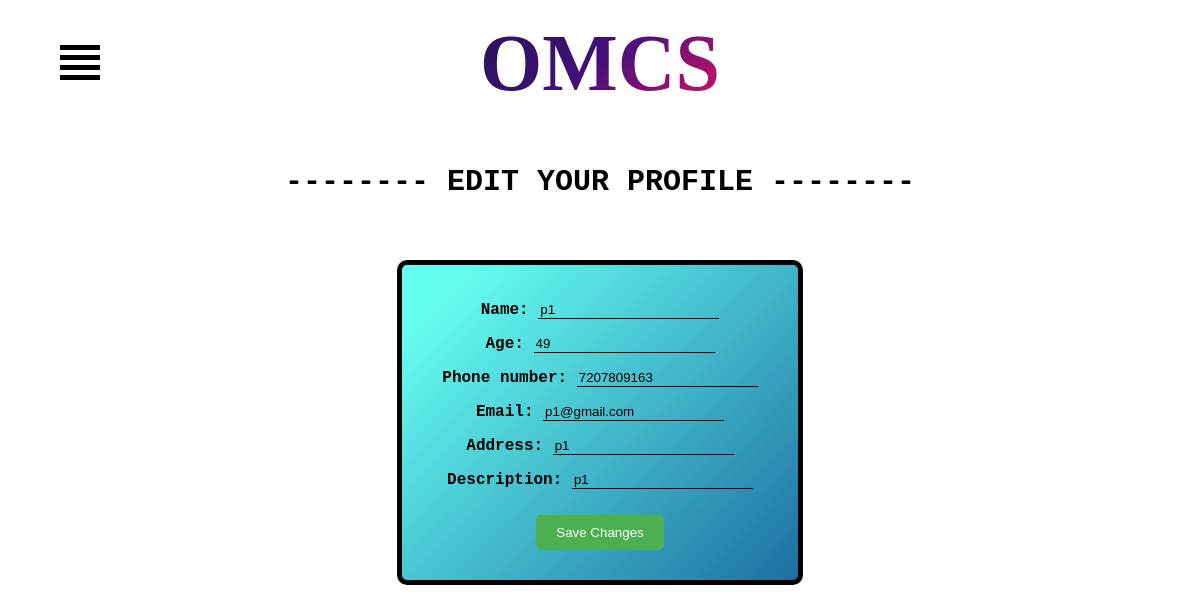
Page /change_patient_info/ (signed in) on the committed database.
### OMCS/models.py (models this page shows, shortened)
class patient(models.Model):
    id = models.AutoField(primary_key=True)
    name = models.CharField(max_length=100,default="")
    age = models.PositiveIntegerField(default=0)
    gender_choices = [
        ('M', 'Male'),
        ('F', 'Female'),
        ('O', 'Other'),
    ]
    gender = models.CharField(max_length=1, choices=gender_choices,default="M")
    phone_number = models.IntegerField(default=0)
    email = models.EmailField(default="")
    password = models.CharField(max_length=100000)  # we will store the hashed password here
    address = models.CharField(max_length=100,default="")
    pincode_regex = RegexValidator(regex=r'[0-9]{6}$', message="Enter a valid Indian pincode.")
    pincode = models.CharField(max_length=6, validators=[pincode_regex])
    description=models.CharField(max_length=100,default="")
    isdelete = models.BooleanField(default=False)

### OMCS/views.py (the view)
# urls.py: path('change_patient_info/',views.change_patient_info, name='change_patient_info'),
def change_patient_info(request):
    my_id = request.session.get('patient_id', 'default_id')
    if type(my_id)==str:
        return redirect('/patientlogin')
    p = patient.objects.get(id=my_id)
    my_patient = {'name':  p.name , 'id':p.id, 'age': p.age , 'phone_number': p.phone_number ,'email': p.email ,'address':p.address ,'description':p.description }
    if request.method == 'POST':
        form = PatientForm(request.POST)
        if form.is_valid():
            patient_id = request.session.get('patient_id', 'default_id')
            my_patient = get_object_or_404(patient, pk=patient_id)
            form = PatientForm(request.POST, instance=my_patient)
            form.save()
            messages.success(request,'Successfully changed your info')
            return redirect("/afterpatientlogin") #('/patient_detail/')
    else:
        my_id = request.session.get('patient_id', 'default_id')
        p = patient.objects.get(id=my_id)
        form = PatientForm(instance=p)
    return render(request, 'change_patient_info.html', {'my_patient': p, 'form': form})

### OMCS/forms.py
class PatientForm(forms.ModelForm):
    class Meta:
        model = patient
        fields = ['name', 'age', 'phone_number', 'email', 'address', 'description']

### OMCS/templates/change_patient_info.html (shortened to what this page needs)
<!DOCTYPE html>
<html lang="en">
<head>
</head>
<body>
  {% extends 'base.html' %}
  {% block content %}
<body>
    <div class="container">
      <div class="center">			<div class="row">
        <div class="col-md-12 text-center">
        <h4 class="animate-charcter"> OMCS</h4>
        </div>
      </div>
    </div>
      </div>
      <div class="menu-container">
        <div class="hamburger-icon">
          <label for="openmenu" id="hamburger-label">
            <span></span>
            <span></span>
            <span></span>
            <span></span>
          </label>
        </div>
      </div>
  <br><br>
  <h2  style="font-family:Courier;left: 50%;margin-top: 10px; font-size: 30px;text-align: center;">-------- EDIT YOUR PROFILE --------</h2>
  <br>
      <br>
  <form method="POST" action="{% url 'change_patient_info' %}">
    {{ form.as_p }}
    <button type="submit">Save Changes</button>
  </form>
    {% endblock %}

### OMCS/templates/change_patient_info.html (style rules this page uses)
button { background-color: #4CAF50; color: white; border: none; padding: 10px 20px; margin: 10px; border-radius: 5px; cursor: pointer; transition: background-color 0.5s ease; }
.hamburger-icon { position: absolute; z-index: 3; top: 5vh; left: 5vw; padding-bottom: 2vh; }
.hamburger-icon span { height: 5px; width: 40px; background-color: black; display: block; margin: 5px 0px 5px 0px; transition: 0.7s ease-in-out; transform: none; }
.menu-links li, a, span { transition: 0.5s ease-in-out; }
.animate-charcter { text-transform: uppercase; background-image: linear-gradient( -225deg, #231557 0%, #44107a 29%, #ff1361 67%, #fff800 100% ); margin-bottom: 10px; margin-top: 10px; background-size: auto auto; background-clip: border-box; background-size: 200% auto; color: #fff; background-clip: text; text-fill-color: transparent; -webkit-background-clip: text; -webkit-text-fill-color: transparent; animation: textclip 2s linear infinite; display: inline-block; font-size: 80px; }
.center { text-align: center; }
form { width: 30%; margin: 0 auto; border: 5px solid black; padding: 20px; text-align: center; font-weight: bold; font-size: auto; font-family: 'Courier New', Courier, monospace; border-radius: 10px; background-image: linear-gradient( 135deg, #65FDF0 10%, #1D6FA3 100%); }
form input[type="text"], form input[type="email"], form input[type="password"], form input[type="number"], form textarea { border: none; border-bottom: 1px solid black; outline: none; background-color: transparent; }

### rows in the picture
patient: name "p1", age "49", phone_number "7207809163", email "p1@gmail.com", address "p1", description "p1"
